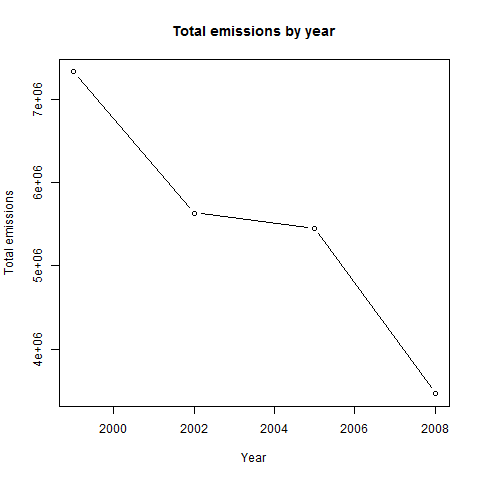

The R source for this figure:

##Plot 1
###See get_nei_data.R for read-in of data
###Run from main.R

###Subset and summarize data
NEI_yearsubset <- NEI[NEI$year %in% c(1999, 2002, 2005, 2008),]
summed <- aggregate(NEI$Emissions, by=list(NEI$year), FUN=sum, na.rm=TRUE)

###Plot summary
png("plot1.png", width=480, height=480)
plot(summed[,1], summed[,2], type='b', 
     xlab='Year', ylab='Total emissions',
     main='Total emissions by year')
dev.off()